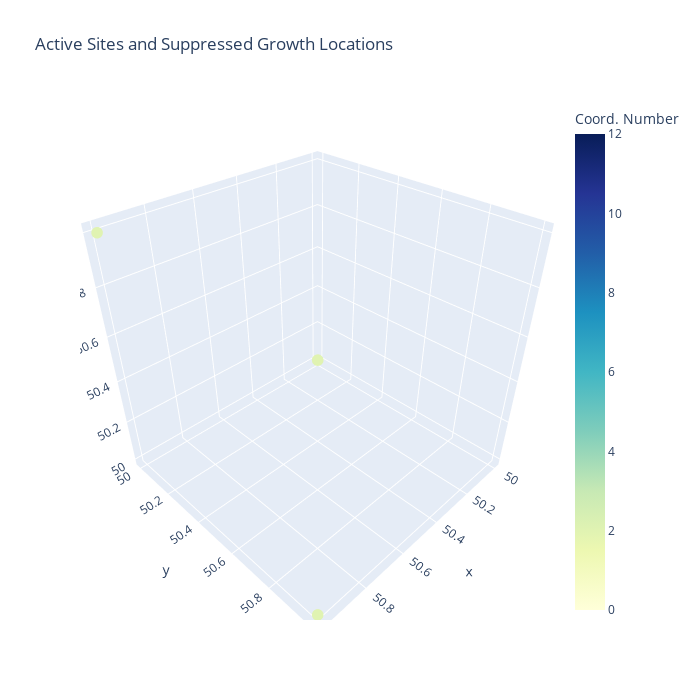

Source (notebook cell):
### Code cell
step_button.on_click(grow_step)
reset_button.on_click(reset_grid)
combined_button.on_click(show_combined)

seed_custom()
# UI layout
display(widgets.HBox([n_crit_slider, n_max_slider]))
display(widgets.HBox([p_slider]))
display(widgets.HBox([step_button, reset_button, combined_button]))
display(run_output)

plot_combined(grid)

### Figure 1 — Plotly figure (JSON) as saved in the notebook; plotly's stock layout.template omitted (floating-point values rounded to 4 significant figures)
{"data": [{"hoverinfo": "text", "marker": {"cmax": 12, "cmin": 0, "color": [2, 2, 2], "colorbar": {"title": {"text": "Coord. Number"}}, "colorscale": [[0, "rgb(255,255,217)"], [0.125, "rgb(237,248,177)"], [0.25, "rgb(199,233,180)"], [0.375, "rgb(127,205,187)"], [0.5, "rgb(65,182,196)"], [0.625, "rgb(29,145,192)"], [0.75, "rgb(34,94,168)"], [0.875, "rgb(37,52,148)"], [1, "rgb(8,29,88)"]], "size": 4}, "mode": "markers", "name": "Active Sites", "text": ["Coordinate: (50, 50, 50)<br>Coordination number: 2", "Coordinate: (51, 50, 51)<br>Coordination number: 2", "Coordinate: (51, 51, 50)<br>Coordination number: 2"], "type": "scatter3d", "x": [50, 51, 51], "y": [50, 50, 51], "z": [50, 51, 50]}, {"marker": {"color": "red", "opacity": 0.4, "size": 5}, "mode": "markers", "name": "Suppressed", "type": "scatter3d", "x": [], "y": [], "z": []}], "layout": {"height": 700, "scene": {"aspectmode": "cube"}, "title": {"text": "Active Sites and Suppressed Growth Locations"}, "width": 700}}
